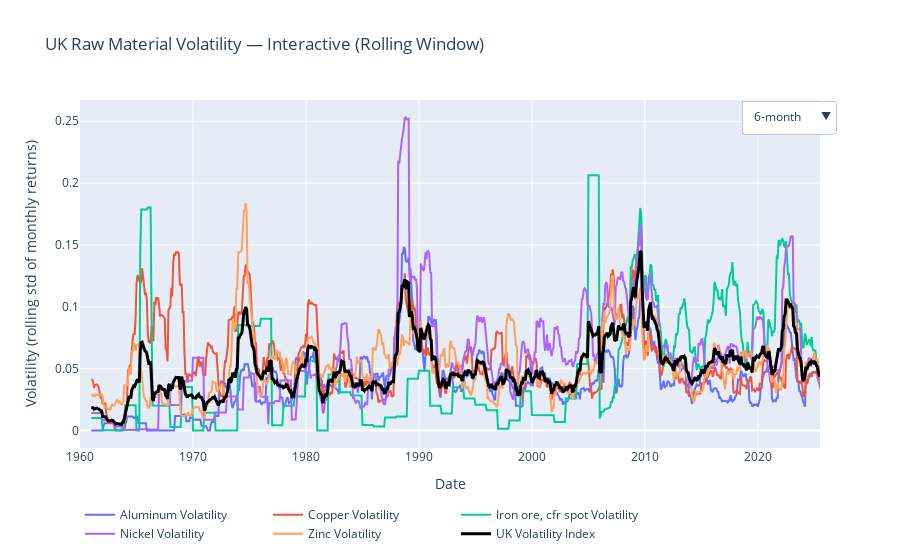

Notebook code cell kept with this figure:
### Code cell
import plotly.graph_objects as go
from plotly.subplots import make_subplots

# precompute composites for all windows
vol6_comp  = vol6[commodities].mean(axis=1).rename("UK_Vol_Index_6m")
vol12_comp = vol12["UK_Vol_Index"].rename("UK_Vol_Index_12m")
vol24_comp = vol24[commodities].mean(axis=1).rename("UK_Vol_Index_24m")

# build traces for 12m as default
fig = go.Figure()

# commodity traces (one per commodity; default = 12m)
for c in commodities:
    fig.add_trace(go.Scatter(x=vol12.index, y=vol12[c], mode="lines",
                             name=f"{c} Volatility"))

# composite trace
fig.add_trace(go.Scatter(x=vol12_comp.index, y=vol12_comp.values, mode="lines",
                         name="UK Volatility Index", line=dict(width=3, color="black")))

# buttons to swap window
def make_update(vol_df, comp_series):
    y = [vol_df[c].values for c in commodities] + [comp_series.values]
    return {"y": y, "x": [vol_df.index]*len(commodities) + [comp_series.index]}

buttons = [
    dict(label="6-month",  method="update", args=[make_update(vol6,  vol6_comp)]),
    dict(label="12-month", method="update", args=[make_update(vol12, vol12_comp)]),
    dict(label="24-month", method="update", args=[make_update(vol24, vol24_comp)]),
]

fig.update_layout(
    title="UK Raw Material Volatility — Interactive (Rolling Window)",
    xaxis_title="Date",
    yaxis_title="Volatility (rolling std of monthly returns)",
    updatemenus=[dict(type="dropdown", x=1.02, y=1, showactive=True, buttons=buttons)],
    legend=dict(orientation="h", y=-0.15)
)

fig.show()
# Optional: save a standalone HTML
fig.write_html("uk_volatility_dashboard.html")
print("Saved: uk_volatility_dashboard.html")

### Figure 1 — Plotly figure (JSON) as saved in the notebook; plotly's stock layout.template omitted (floating-point values rounded to 4 significant figures; data arrays with more than 128 entries replaced by an {"elided": "..."} marker saying what was removed)
{"data": [{"mode": "lines", "name": "Aluminum Volatility", "type": "scatter", "x": {"elided": "787 str values"}, "y": {"elided": "787 float values"}}, {"mode": "lines", "name": "Copper Volatility", "type": "scatter", "x": {"elided": "787 str values"}, "y": {"elided": "787 float values"}}, {"mode": "lines", "name": "Iron ore, cfr spot Volatility", "type": "scatter", "x": {"elided": "787 str values"}, "y": {"elided": "787 float values"}}, {"mode": "lines", "name": "Nickel Volatility", "type": "scatter", "x": {"elided": "787 str values"}, "y": {"elided": "787 float values"}}, {"mode": "lines", "name": "Zinc Volatility", "type": "scatter", "x": {"elided": "787 str values"}, "y": {"elided": "787 float values"}}, {"line": {"color": "black", "width": 3}, "mode": "lines", "name": "UK Volatility Index", "type": "scatter", "x": {"elided": "787 str values"}, "y": {"elided": "787 float values"}}], "layout": {"legend": {"orientation": "h", "y": -0.15}, "title": {"text": "UK Raw Material Volatility — Interactive (Rolling Window)"}, "updatemenus": [{"buttons": [{"args": [{"x": {"elided": "6x787 str values"}, "y": {"elided": "6x787 float values"}}], "label": "6-month", "method": "update"}, {"args": [{"x": {"elided": "6x787 str values"}, "y": {"elided": "6x787 float values"}}], "label": "12-month", "method": "update"}, {"args": [{"x": {"elided": "6x787 str values"}, "y": {"elided": "6x787 float values"}}], "label": "24-month", "method": "update"}], "showactive": true, "type": "dropdown", "x": 1.02, "y": 1}], "xaxis": {"title": {"text": "Date"}}, "yaxis": {"title": {"text": "Volatility (rolling std of monthly returns)"}}}}
